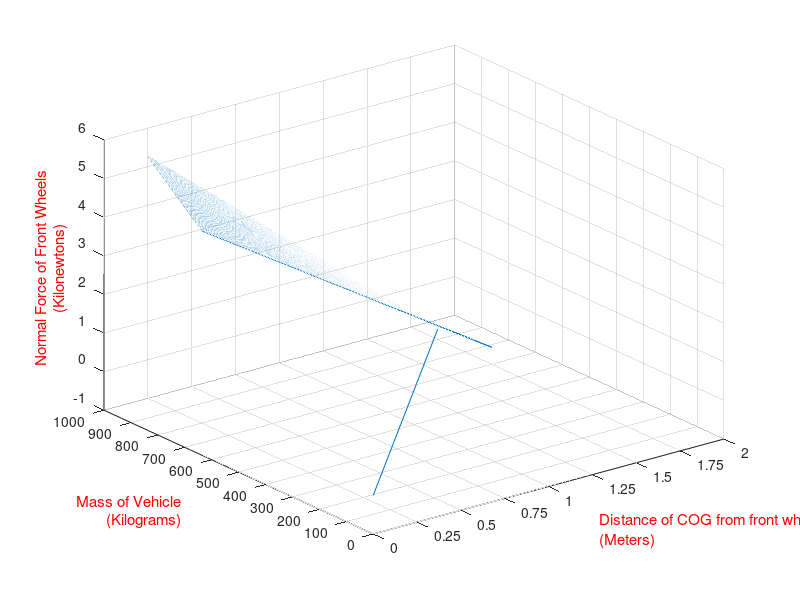

This chart was generated by the following MATLAB code:
% ---------------------------------------------------------------------- %
%
% Brakes & CoM Solution Space - main.m
% Script to develop solution space for front/back CoM position of MSXIV
% 
% Author: Neeraj Nair
% 
% © Midnight Sun 2018
%
%
% Notes:
%
%   - Units: 
%       Distance: millimeters
%       Mass: kilograms
%       Time: seconds
%       Angles: degrees
%

% --------------------------- Constants -------------------------------- %

% For this case, we assume Length = 2.25 m, Dc = -4.47, t = 3 

Length = 2.25;          % Length of wheelbase
Dc = -4.47;             % Deceleration of car
T  = 3;                 % Braking time of car 
H = 1.5;                % Distance between ground and Center of Gravity 
k = 1;                  % Counter for  loop

% --------------------------- Variables -------------------------------- %

Mass2= zeros(1,40500);
A2= zeros(1,40500);
Nf= zeros(1,40500);     % Normal reaction force of front wheels
Nr = 0;                 % Normal reaction force of rear wheels 
               

 
% Populating Nf values for all possilbe combinations of weight and alpha

for Mass = 700: 1: 900

   for A= 0.1: 0.00825 : 1.75
Nf(k) = (((Mass* 9.81 * (Length - A ))+(Mass * Dc * H)) / Length)/1000;
Mass2(k)= Mass;
A2(k)= A;
k = k +1;
  end

end

% Plot for feasible space

figure
plot3(A2, Mass2, Nf)
xlabel({'Distance of COG from front wheels, A','(Meters)'},'Color','r')
ylabel({'Mass of Vehicle','(Kilograms)'},'Color','r')
zlabel({'Normal Force of Front Wheels','(Kilonewtons)'},'Color','r')
grid on
yticks(0:100:1000)
xticks(0:.25:2)
zticks(-2:1:6)
